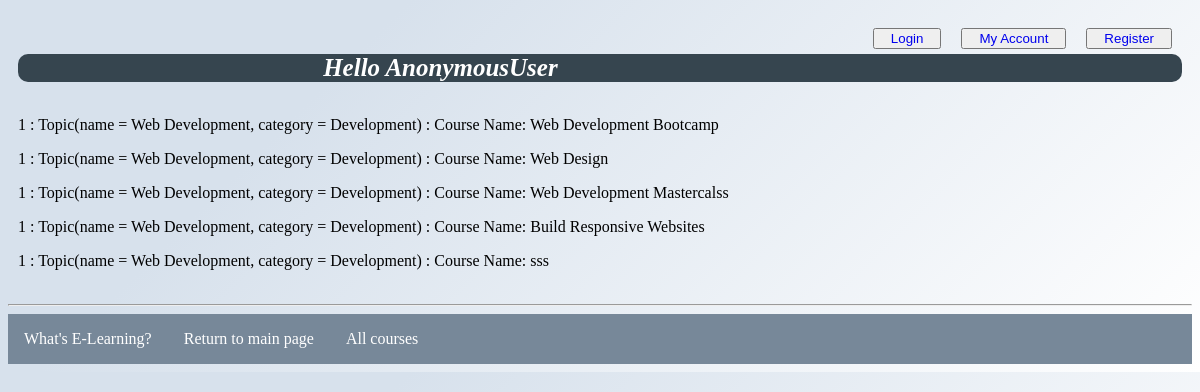
Screenshot of /myapp/1/ with the database file from the repository.
### myapp/models.py (models this page shows, shortened)
class Course(models.Model):
    topic = models.ForeignKey(Topic, related_name='courses', on_delete=models.CASCADE)
    name = models.CharField(max_length=200)
    price = models.DecimalField(max_digits=10, decimal_places=2, validators=[validate_price])
    for_everyone = models.BooleanField(default=True)
    description = models.TextField(max_length=300, null=True, blank=True)
    interested = models.PositiveIntegerField(default=0)
    stages = models.PositiveIntegerField(default=3)

class Topic(models.Model):
    name = models.CharField(name="name", max_length=200)
    category = models.CharField(name="category" , max_length=100, default="Development")
    def __str__(self):
        return f"Topic(name = {self.name}, category = {self.category})"

### myapp/views.py (the view)
# urls.py: path(r'<int:top_no>/', views.details),
def details(request, top_no):
    get_object_or_404(Topic, pk=top_no)
    top_courses = Course.objects.filter(topic__id=top_no)
    context = {
        'top_courses': top_courses
    }
    return render(request, 'myapp/detail.html', context=context)

### myapp/templates/myapp/detail.html (shortened to what this page needs)
{% extends 'myapp/base.html' %}
{% block body_block %}
     {% for course in top_courses %}
        <p> {{ course.topic.id }} :  {{ course.topic }}  :  Course Name: {{ course.name }} </p>
    {% endfor %}
{% endblock %}

### myapp/static/myapp/style.css (style rules this page uses)
body { background-color: #ffffff; background-image: linear-gradient(315deg, #ffffff 0%, #d7e1ec 74%); font-family: 'Times New Roman', Times, serif; }

### rows the page displays
Course: topic.id "1", topic "Topic(name = Web Development, category = Development)", name "Web Development Bootcamp"
Course: topic.id "1", topic "Topic(name = Web Development, category = Development)", name "Web Design"
Course: topic.id "1", topic "Topic(name = Web Development, category = Development)", name "Web Development Mastercalss"
Course: topic.id "1", topic "Topic(name = Web Development, category = Development)", name "Build Responsive Websites"
Course: topic.id "1", topic "Topic(name = Web Development, category = Development)", name "sss"

### other values shown
{{ user }} "AnonymousUser"
